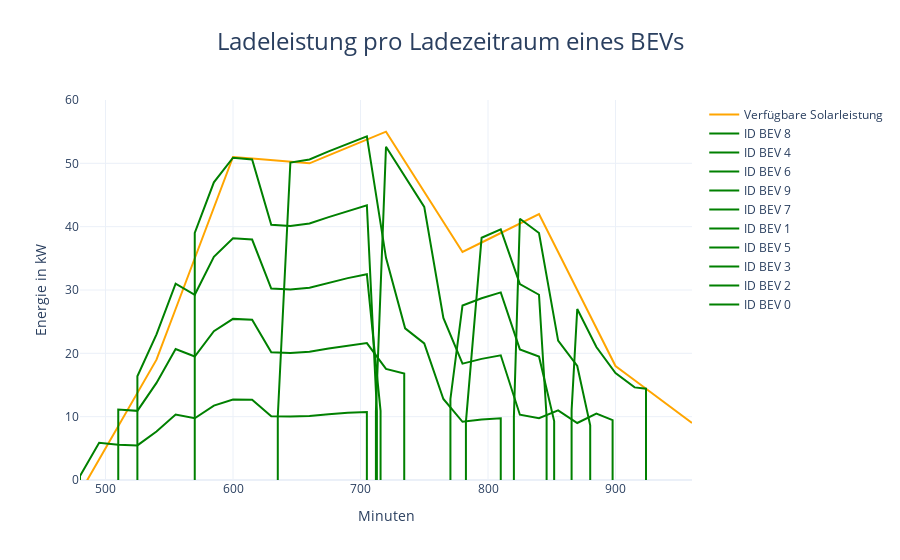

Notebook code for this chart:
### Code cell
figureGeneration.create_charging_power_figure(simulation_day, solarpeakleistung, bev_data, minute_interval)

### Figure 1 — Plotly figure (JSON) as saved in the notebook; plotly's stock layout.template omitted (floating-point values rounded to 4 significant figures)
{"data": [{"line": {"color": "orange"}, "name": "Verfügbare Solarleistung", "type": "scatter", "x": [480, 495, 510, 525, 540, 555, 570, 585, 600, 615, 630, 645, 660, 675, 690, 705, 720, 735, 750, 765, 780, 795, 810, 825, 840, 855, 870, 885, 900, 915, 930, 945, 960], "y": [-2, 3.25, 8.5, 13.75, 19, 27, 35, 43, 51, 50.75, 50.5, 50.25, 50, 51.25, 52.5, 53.75, 55, 50.25, 45.5, 40.75, 36, 37.5, 39, 40.5, 42, 36, 30, 24, 18, 15.75, 13.5, 11.25, 9]}, {"line": {"color": "green"}, "mode": "lines", "name": "ID BEV 8", "type": "scatter", "x": [480, 480, 495, 510, 525, 540, 555, 570, 585, 600, 615, 630, 645, 660, 675, 690, 705, 705], "y": [0, 0.62, 5.87, 5.56, 5.46, 7.667, 10.33, 9.75, 11.75, 12.72, 12.65, 10.08, 10.02, 10.12, 10.38, 10.62, 10.75, 0]}, {"line": {"color": "green"}, "mode": "lines", "name": "ID BEV 4", "type": "scatter", "x": [510, 510, 525, 540, 555, 570, 585, 600, 615, 630, 645, 660, 675, 690, 705, 720, 734.3, 734.3], "y": [0, 11.12, 10.92, 15.33, 20.67, 19.5, 23.5, 25.44, 25.31, 20.15, 20.05, 20.25, 20.75, 21.25, 21.63, 17.54, 16.82, 0]}, {"line": {"color": "green"}, "mode": "lines", "name": "ID BEV 6", "type": "scatter", "x": [525, 525, 540, 555, 570, 585, 600, 615, 630, 645, 660, 675, 690, 705, 715.7, 715.7], "y": [0, 16.38, 23, 31, 29.25, 35.25, 38.16, 37.96, 30.23, 30.07, 30.37, 31.13, 31.87, 32.5, 10.93, 0]}, {"line": {"color": "green"}, "mode": "lines", "name": "ID BEV 9", "type": "scatter", "x": [570, 570, 585, 600, 615, 630, 645, 660, 675, 690, 705, 712.9, 712.9], "y": [0, 39, 47, 50.88, 50.62, 40.3, 40.1, 40.5, 41.5, 42.5, 43.38, 10.88, 0]}, {"line": {"color": "green"}, "mode": "lines", "name": "ID BEV 7", "type": "scatter", "x": [635.1, 635.1, 645, 660, 675, 690, 705, 720, 735, 750, 765, 780, 795, 810, 810], "y": [0, 10.08, 50.12, 50.62, 51.88, 53.12, 54.25, 35.08, 23.94, 21.56, 12.79, 9.188, 9.562, 9.75, 0]}, {"line": {"color": "green"}, "mode": "lines", "name": "ID BEV 1", "type": "scatter", "x": [712.1, 712.1, 720, 735, 750, 765, 780, 795, 810, 825, 840, 855, 870, 885, 897.7, 897.7], "y": [0, 10.88, 52.62, 47.88, 43.12, 25.59, 18.38, 19.12, 19.69, 10.31, 9.75, 11, 9, 10.5, 9.455, 0]}, {"line": {"color": "green"}, "mode": "lines", "name": "ID BEV 5", "type": "scatter", "x": [770.5, 770.5, 780, 795, 810, 825, 840, 851.9, 851.9], "y": [0, 12.79, 27.56, 28.69, 29.62, 20.62, 19.5, 9.31, 0]}, {"line": {"color": "green"}, "mode": "lines", "name": "ID BEV 3", "type": "scatter", "x": [782.7, 782.7, 795, 810, 825, 840, 846.0, 846.0], "y": [0, 9.188, 38.25, 39.56, 30.94, 29.25, 9.902, 0]}, {"line": {"color": "green"}, "mode": "lines", "name": "ID BEV 2", "type": "scatter", "x": [820.3, 820.3, 825, 840, 855, 870, 880.2, 880.2], "y": [0, 9.938, 41.25, 39, 22, 18, 8.643, 0]}, {"line": {"color": "green"}, "mode": "lines", "name": "ID BEV 0", "type": "scatter", "x": [865.6, 865.6, 870, 885, 900, 915, 923.9, 923.9], "y": [0, 11, 27, 21, 16.88, 14.62, 14.41, 0]}], "layout": {"title": {"font": {"size": 24}, "text": "Ladeleistung pro Ladezeitraum eines BEVs", "x": 0.5, "xanchor": "center"}, "xaxis": {"range": [480, 960], "showgrid": true, "title": {"text": "Minuten"}}, "yaxis": {"range": [0, 60], "title": {"text": "Energie in kW"}}}}
